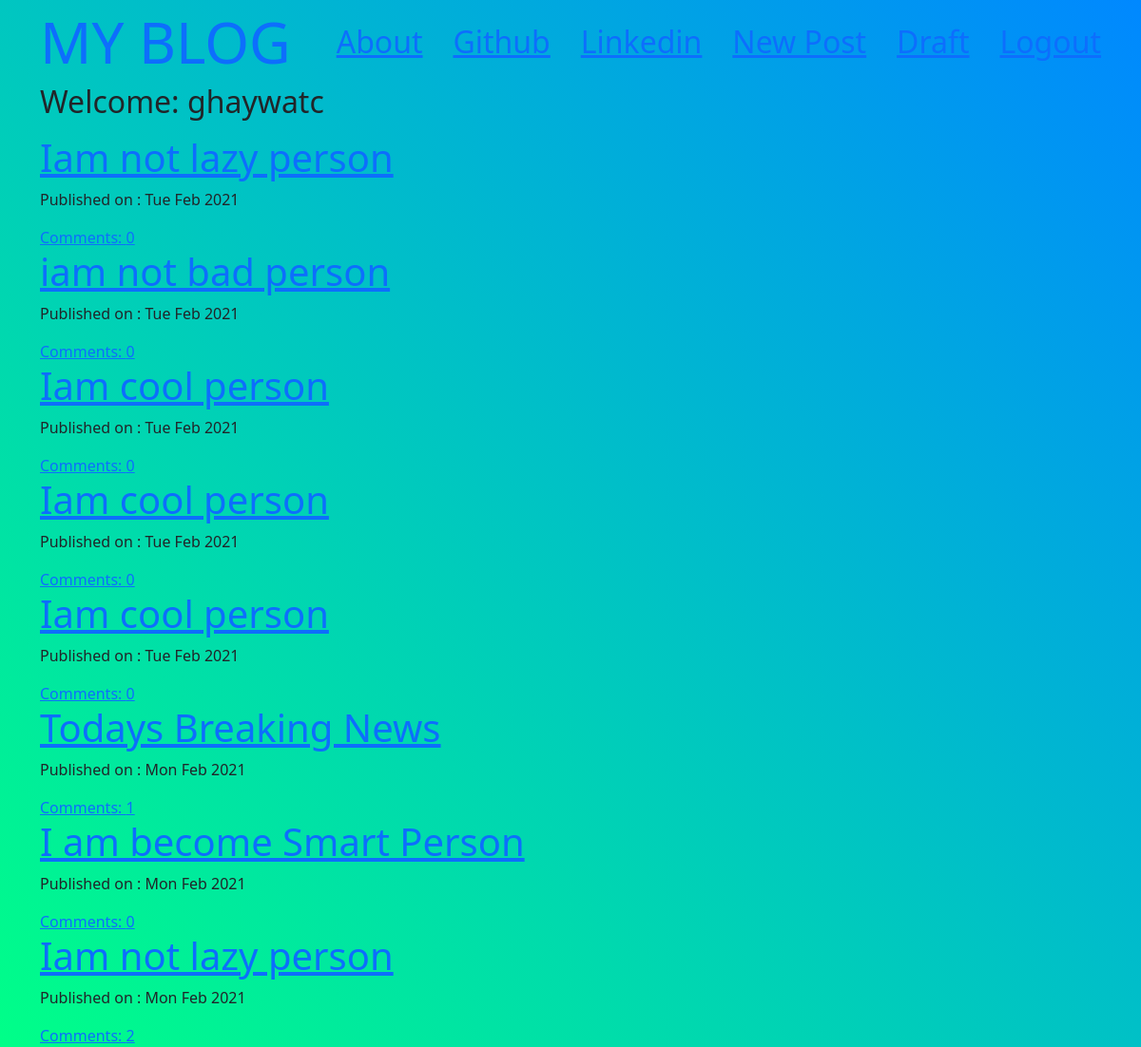
The app's page / (signed in) with its own data.
### blog/models.py (models this page shows, shortened)
class Post(models.Model):
    author = models.ForeignKey('auth.User',on_delete=models.CASCADE)
    title = models.CharField(max_length=200)
    text = models.TextField()
    create_date = models.DateTimeField(default=timezone.now())
    published_date = models.DateTimeField(blank= True,null= True)
    def approve_comments(self):
        return self.comments.filter(approved_comment= True)

### blog/views.py (the view)
# urls.py: url(r'^$',views.PostListView.as_view(),name='post_list'),
class PostListView(ListView):
    model = Post
    def get_queryset(self):
        return Post.objects.filter(published_date__lte=timezone.now()).order_by('-published_date')

### blog/templates/blog/post_list.html
{% extends "blog/base.html" %}
{%block content%}
<div class="centerstage">
    {%for post in post_list%}
    <div class="post">
        <h1><a href="{% url 'blog:post_detail' pk=post.pk %}">{{post.title}}</a></h1>
        <div class="date">
            <p>Published on : {{post.published_date|date:"D M Y"}}</p>
        </div>
        <a href="{% url 'blog:post_detail' pk=post.pk %}">Comments: {{post.approve_comments.count}}</a>
    </div>
    {%endfor%}
</div>
{% endblock %}

### blog/templates/blog/base.html (shortened to what this page needs)
<!DOCTYPE html>
 {% load static %}
<html lang="en">
<head>
    <link href="https://cdn.jsdelivr.net/npm/bootstrap@5.0.0-beta1/dist/css/bootstrap.min.css" rel="stylesheet">
    <link rel="stylesheet" href="//cdn.jsdelivr.net/npm/medium-editor@latest/dist/css/medium-editor.min.css" type="text/css" media="screen" charset="utf-8">
    <link rel="stylesheet" type="text/css" href="{% static 'css/blog.css' %}">
</head>
<body class="loader">
<nav class="navbar navbar-default">
    <div class="container">
        <h1> <a class="navbar-brand bigbrand" href="{% url 'blog:post_list' %}">MY BLOG</a></h1>
        <h2><a href="{% url 'blog:about' %}">About</a></h2>
        <h2><a href="https://www.github.com">Github</a></h2>
        <h2><a href="https://www.linkedin.com">Linkedin</a></h2>
            {% if user.is_authenticated %}
                <h2> <a href="{% url 'blog:post_new' %}">New Post</a></h2>
                <h2><a href="{% url 'blog:post_draft_list' %}">Draft</a></h2>
                <h2><a href="{% url 'logout' %}">Logout</a></h2>
                <h2><a>Welcome: {{user.username}}</a></h2>
            {%else%}
                <h2><a class="nav navbar-right" href="{% url 'login' %}">Login</a></h2>
            {% endif %}
    </div>
</nav>
<div class="content container">
    <div class="row">
        <div class="col-md-8">
            <div class="blog_posts">
                {% block content %}
                {% endblock %}
            </div>
        </div>
    </div>
</div>
</body>
</html>

### blog/static/css/blog.css (style rules this page uses)
.loader { filter:hue-rotate(0deg); background:linear-gradient(45deg,#0f8,#08f); animation:hue 10000ms infinite linear; }
.bigbrand { font-size: 1.5em; }
.centerstage { margin-left: auto; margin-right:auto; }

### records on screen
Post: title "Iam not lazy person", published_date "Tue Feb 2021", approve_comments.count "0"
Post: title "iam not bad person", published_date "Tue Feb 2021", approve_comments.count "0"
Post: title "Iam cool person", published_date "Tue Feb 2021", approve_comments.count "0"
Post: title "Iam cool person", published_date "Tue Feb 2021", approve_comments.count "0"
Post: title "Iam cool person", published_date "Tue Feb 2021", approve_comments.count "0"
Post: title "Todays Breaking News", published_date "Mon Feb 2021", approve_comments.count "1"
Post: title "I am become Smart Person", published_date "Mon Feb 2021", approve_comments.count "0"
Post: title "Iam not lazy person", published_date "Mon Feb 2021", approve_comments.count "2"

### other values on screen
{{ user.username }} "ghaywatc"
